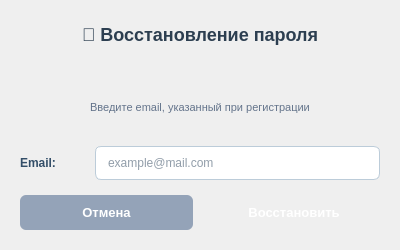
<?xml version="1.0" encoding="UTF-8"?>
<ui version="4.0">
 <class>FormResetPassword</class>
 <widget class="QWidget" name="FormResetPassword">
  <property name="geometry">
   <rect>
    <x>0</x>
    <y>0</y>
    <width>400</width>
    <height>250</height>
   </rect>
  </property>
  <property name="windowTitle">
   <string>Восстановление пароля</string>
  </property>
  <property name="styleSheet">
   <string notr="true">
    QWidget {
        background: qlineargradient(x1:0, y1:0, x2:0, y2:1,
                                    stop:0 #f0f4f8,
                                    stop:1 #d9e2ec);
        font-family: 'Segoe UI', 'Arial', sans-serif;
    }
    QLabel#titleLabel {
        color: #2c3e50;
        font-size: 18px;
        font-weight: bold;
        margin-bottom: 20px;
    }
    QLabel {
        color: #334e68;
        font-size: 12px;
        font-weight: bold;
    }
    QLineEdit {
        background-color: white;
        border: 1px solid #bcccd9;
        border-radius: 6px;
        padding: 8px 10px;
        font-size: 12px;
        color: #243b53;
    }
    QLineEdit:focus {
        border: 2px solid #1992d4;
    }
    QPushButton#resetButton {
        background: qlineargradient(x1:0, y1:0, x2:0, y2:1,
                                    stop:0 #1992d4,
                                    stop:1 #0c6b9e);
        color: white;
        border: none;
        border-radius: 6px;
        padding: 10px 20px;
        font-size: 13px;
        font-weight: bold;
        min-width: 120px;
    }
    QPushButton#resetButton:hover {
        background: #0c6b9e;
    }
    QPushButton#cancelButton {
        background: #94a3b8;
        color: white;
        border: none;
        border-radius: 6px;
        padding: 10px 20px;
        font-size: 13px;
        font-weight: bold;
        min-width: 100px;
    }
    QPushButton#cancelButton:hover {
        background: #64748b;
    }
   </string>
  </property>
  <layout class="QVBoxLayout" name="mainLayout">
   <property name="spacing">
    <number>15</number>
   </property>
   <property name="leftMargin">
    <number>20</number>
   </property>
   <property name="topMargin">
    <number>20</number>
   </property>
   <property name="rightMargin">
    <number>20</number>
   </property>
   <property name="bottomMargin">
    <number>20</number>
   </property>
   <item>
    <widget class="QLabel" name="titleLabel">
     <property name="text">
      <string>🔐 Восстановление пароля</string>
     </property>
     <property name="alignment">
      <set>Qt::AlignCenter</set>
     </property>
    </widget>
   </item>
   <item>
    <widget class="QLabel" name="infoLabel">
     <property name="text">
      <string>Введите email, указанный при регистрации</string>
     </property>
     <property name="alignment">
      <set>Qt::AlignCenter</set>
     </property>
     <property name="styleSheet">
      <string>color: #64748b; font-weight: normal; font-size: 11px;</string>
     </property>
    </widget>
   </item>
   <item>
    <layout class="QHBoxLayout" name="emailLayout">
     <item>
      <widget class="QLabel" name="emailLabel">
       <property name="text">
        <string>Email:</string>
       </property>
       <property name="minimumSize">
        <size>
         <width>60</width>
         <height>0</height>
        </size>
       </property>
      </widget>
     </item>
     <item>
      <widget class="QLineEdit" name="emailEdit">
       <property name="placeholderText">
        <string>example@mail.com</string>
       </property>
      </widget>
     </item>
    </layout>
   </item>
   <item>
    <layout class="QHBoxLayout" name="buttonLayout">
     <item>
      <widget class="QPushButton" name="cancelButton">
       <property name="text">
        <string>Отмена</string>
       </property>
      </widget>
     </item>
     <item>
      <widget class="QPushButton" name="resetButton">
       <property name="text">
        <string>Восстановить</string>
       </property>
      </widget>
     </item>
    </layout>
   </item>
  </layout>
 </widget>
 <resources/>
 <connections/>
</ui>
